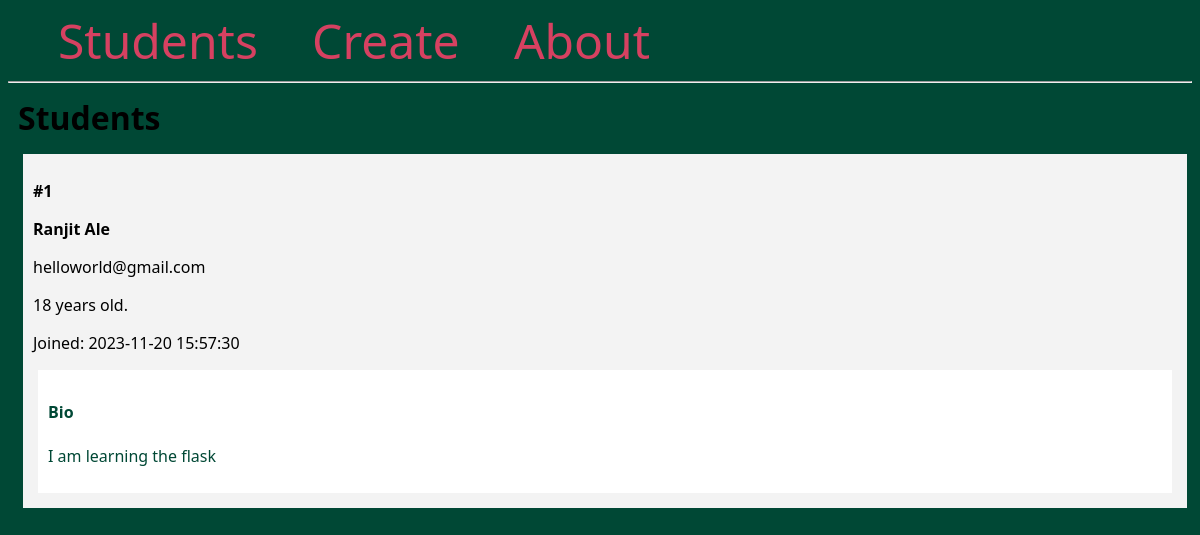
Page /search/1/ on the committed database.
### app.py (models this page shows, shortened)
class Student(db.Model):
    id = db.Column(db.Integer, primary_key=True)
    firstname = db.Column(db.String(100), nullable=False)
    lastname = db.Column(db.String(100), nullable=False)
    email = db.Column(db.String(80), unique=True, nullable=False)
    age = db.Column(db.Integer)
    created_at = db.Column(db.DateTime(timezone=True),
                           server_default=func.now())
    bio = db.Column(db.Text)

### app.py (the view)
@app.route('/search/<int:student_id>/')
def student(student_id):
    student = Student.query.get_or_404(student_id)
    return render_template('student.html', student=student)

### templates/student.html
{%extends 'base.html'%}
{%block content%}
<h1 class="title">{% block title %} Students {% endblock %}</h1>
    <div class="content">
            <div class="student">
                <p><b>#{{ student.id }}</b></p>
                <b>
                    <p class="name">{{ student.firstname }} {{ student.lastname }}</p>
                </b>
                <p>{{ student.email }}</p>
                <p>{{ student.age }} years old.</p>
                <p>Joined: {{ student.created_at }}</p>
                <div class="bio">
                    <h4>Bio</h4>
                    <p>{{ student.bio }}</p>
                </div>
            </div>
    </div>
{%endblock%}

### templates/base.html (style rules this page uses)
body { font-family: 'Segoe UI', Tahoma, Geneva, Verdana, sans-serif; background-color: #004835; }
.title { margin: 5px; }
.content { margin: 5px; width: 100%; display: flex; flex-direction: row; flex-wrap: wrap; }
.student { flex: 20%; padding: 10px; margin: 5px; background-color: #f3f3f3; inline-size: 100%; }
.bio { padding: 10px; margin: 5px; background-color: #ffffff; color: #004835; }

### rows in the picture
Student: id "1", firstname "Ranjit", lastname "Ale", email "helloworld@gmail.com", age "18", created_at "2023-11-20 15:57:30", bio "I am learning the flask"
